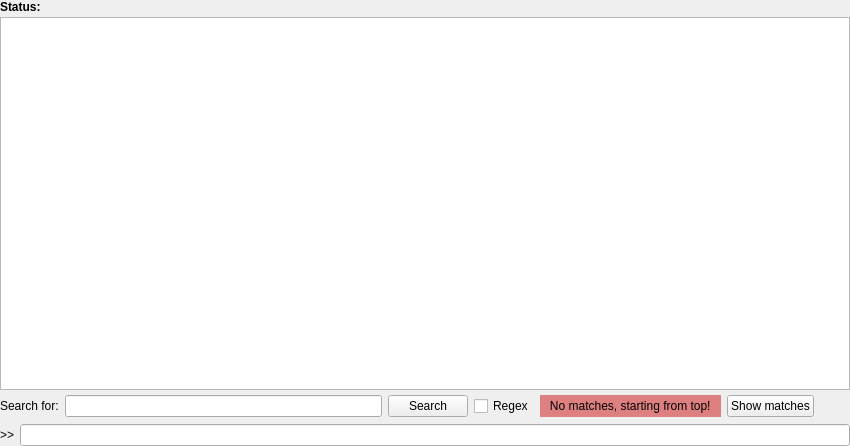
<?xml version="1.0" encoding="UTF-8"?>
<ui version="4.0">
 <class>Form</class>
 <widget class="QWidget" name="Form">
  <property name="geometry">
   <rect>
    <x>0</x>
    <y>0</y>
    <width>850</width>
    <height>446</height>
   </rect>
  </property>
  <property name="windowTitle">
   <string>Form</string>
  </property>
  <layout class="QVBoxLayout" name="verticalLayout">
   <property name="margin">
    <number>0</number>
   </property>
   <item>
    <layout class="QVBoxLayout" name="outViewLayout">
     <property name="spacing">
      <number>3</number>
     </property>
     <item>
      <widget class="QLabel" name="actionLabel">
       <property name="sizePolicy">
        <sizepolicy hsizetype="Ignored" vsizetype="Preferred">
         <horstretch>0</horstretch>
         <verstretch>0</verstretch>
        </sizepolicy>
       </property>
       <property name="font">
        <font>
         <weight>75</weight>
         <bold>true</bold>
         <strikeout>false</strikeout>
         <kerning>true</kerning>
        </font>
       </property>
       <property name="text">
        <string>Status:</string>
       </property>
       <property name="alignment">
        <set>Qt::AlignLeading|Qt::AlignLeft|Qt::AlignVCenter</set>
       </property>
      </widget>
     </item>
     <item>
      <widget class="MessageView" name="outView">
       <property name="focusPolicy">
        <enum>Qt::TabFocus</enum>
       </property>
       <property name="autoFillBackground">
        <bool>true</bool>
       </property>
       <property name="frameShadow">
        <enum>QFrame::Plain</enum>
       </property>
       <property name="tabChangesFocus">
        <bool>true</bool>
       </property>
       <property name="lineWrapMode">
        <enum>QTextEdit::NoWrap</enum>
       </property>
       <property name="openLinks">
        <bool>false</bool>
       </property>
      </widget>
     </item>
     <item>
      <widget class="QFrame" name="grepPanel">
       <property name="sizePolicy">
        <sizepolicy hsizetype="Preferred" vsizetype="Preferred">
         <horstretch>0</horstretch>
         <verstretch>0</verstretch>
        </sizepolicy>
       </property>
       <property name="frameShape">
        <enum>QFrame::NoFrame</enum>
       </property>
       <property name="frameShadow">
        <enum>QFrame::Raised</enum>
       </property>
       <layout class="QHBoxLayout" name="horizontalLayout_2">
        <property name="leftMargin">
         <number>0</number>
        </property>
        <property name="topMargin">
         <number>2</number>
        </property>
        <property name="rightMargin">
         <number>0</number>
        </property>
        <property name="bottomMargin">
         <number>1</number>
        </property>
        <item>
         <widget class="QLabel" name="label_2">
          <property name="text">
           <string>Search for:</string>
          </property>
         </widget>
        </item>
        <item>
         <widget class="HistoryLineEdit" name="grepText"/>
        </item>
        <item>
         <widget class="QPushButton" name="grepSearch">
          <property name="sizePolicy">
           <sizepolicy hsizetype="Minimum" vsizetype="Ignored">
            <horstretch>0</horstretch>
            <verstretch>0</verstretch>
           </sizepolicy>
          </property>
          <property name="text">
           <string>Search</string>
          </property>
          <property name="autoDefault">
           <bool>false</bool>
          </property>
         </widget>
        </item>
        <item>
         <widget class="QCheckBox" name="grepRegex">
          <property name="text">
           <string>Regex</string>
          </property>
         </widget>
        </item>
        <item>
         <widget class="QLabel" name="grepNoMatch">
          <property name="palette">
           <palette>
            <active>
             <colorrole role="WindowText">
              <brush brushstyle="SolidPattern">
               <color alpha="255">
                <red>0</red>
                <green>0</green>
                <blue>0</blue>
               </color>
              </brush>
             </colorrole>
             <colorrole role="Button">
              <brush brushstyle="SolidPattern">
               <color alpha="255">
                <red>223</red>
                <green>128</green>
                <blue>128</blue>
               </color>
              </brush>
             </colorrole>
             <colorrole role="Light">
              <brush brushstyle="SolidPattern">
               <color alpha="255">
                <red>255</red>
                <green>226</green>
                <blue>226</blue>
               </color>
              </brush>
             </colorrole>
             <colorrole role="Midlight">
              <brush brushstyle="SolidPattern">
               <color alpha="255">
                <red>239</red>
                <green>177</green>
                <blue>177</blue>
               </color>
              </brush>
             </colorrole>
             <colorrole role="Dark">
              <brush brushstyle="SolidPattern">
               <color alpha="255">
                <red>111</red>
                <green>64</green>
                <blue>64</blue>
               </color>
              </brush>
             </colorrole>
             <colorrole role="Mid">
              <brush brushstyle="SolidPattern">
               <color alpha="255">
                <red>149</red>
                <green>85</green>
                <blue>85</blue>
               </color>
              </brush>
             </colorrole>
             <colorrole role="Text">
              <brush brushstyle="SolidPattern">
               <color alpha="255">
                <red>0</red>
                <green>0</green>
                <blue>0</blue>
               </color>
              </brush>
             </colorrole>
             <colorrole role="BrightText">
              <brush brushstyle="SolidPattern">
               <color alpha="255">
                <red>255</red>
                <green>255</green>
                <blue>255</blue>
               </color>
              </brush>
             </colorrole>
             <colorrole role="ButtonText">
              <brush brushstyle="SolidPattern">
               <color alpha="255">
                <red>0</red>
                <green>0</green>
                <blue>0</blue>
               </color>
              </brush>
             </colorrole>
             <colorrole role="Base">
              <brush brushstyle="SolidPattern">
               <color alpha="255">
                <red>255</red>
                <green>255</green>
                <blue>255</blue>
               </color>
              </brush>
             </colorrole>
             <colorrole role="Window">
              <brush brushstyle="SolidPattern">
               <color alpha="255">
                <red>223</red>
                <green>128</green>
                <blue>128</blue>
               </color>
              </brush>
             </colorrole>
             <colorrole role="Shadow">
              <brush brushstyle="SolidPattern">
               <color alpha="255">
                <red>0</red>
                <green>0</green>
                <blue>0</blue>
               </color>
              </brush>
             </colorrole>
             <colorrole role="AlternateBase">
              <brush brushstyle="SolidPattern">
               <color alpha="255">
                <red>239</red>
                <green>191</green>
                <blue>191</blue>
               </color>
              </brush>
             </colorrole>
             <colorrole role="ToolTipBase">
              <brush brushstyle="SolidPattern">
               <color alpha="255">
                <red>255</red>
                <green>255</green>
                <blue>220</blue>
               </color>
              </brush>
             </colorrole>
             <colorrole role="ToolTipText">
              <brush brushstyle="SolidPattern">
               <color alpha="255">
                <red>0</red>
                <green>0</green>
                <blue>0</blue>
               </color>
              </brush>
             </colorrole>
            </active>
            <inactive>
             <colorrole role="WindowText">
              <brush brushstyle="SolidPattern">
               <color alpha="255">
                <red>0</red>
                <green>0</green>
                <blue>0</blue>
               </color>
              </brush>
             </colorrole>
             <colorrole role="Button">
              <brush brushstyle="SolidPattern">
               <color alpha="255">
                <red>223</red>
                <green>128</green>
                <blue>128</blue>
               </color>
              </brush>
             </colorrole>
             <colorrole role="Light">
              <brush brushstyle="SolidPattern">
               <color alpha="255">
                <red>255</red>
                <green>226</green>
                <blue>226</blue>
               </color>
              </brush>
             </colorrole>
             <colorrole role="Midlight">
              <brush brushstyle="SolidPattern">
               <color alpha="255">
                <red>239</red>
                <green>177</green>
                <blue>177</blue>
               </color>
              </brush>
             </colorrole>
             <colorrole role="Dark">
              <brush brushstyle="SolidPattern">
               <color alpha="255">
                <red>111</red>
                <green>64</green>
                <blue>64</blue>
               </color>
              </brush>
             </colorrole>
             <colorrole role="Mid">
              <brush brushstyle="SolidPattern">
               <color alpha="255">
                <red>149</red>
                <green>85</green>
                <blue>85</blue>
               </color>
              </brush>
             </colorrole>
             <colorrole role="Text">
              <brush brushstyle="SolidPattern">
               <color alpha="255">
                <red>0</red>
                <green>0</green>
                <blue>0</blue>
               </color>
              </brush>
             </colorrole>
             <colorrole role="BrightText">
              <brush brushstyle="SolidPattern">
               <color alpha="255">
                <red>255</red>
                <green>255</green>
                <blue>255</blue>
               </color>
              </brush>
             </colorrole>
             <colorrole role="ButtonText">
              <brush brushstyle="SolidPattern">
               <color alpha="255">
                <red>0</red>
                <green>0</green>
                <blue>0</blue>
               </color>
              </brush>
             </colorrole>
             <colorrole role="Base">
              <brush brushstyle="SolidPattern">
               <color alpha="255">
                <red>255</red>
                <green>255</green>
                <blue>255</blue>
               </color>
              </brush>
             </colorrole>
             <colorrole role="Window">
              <brush brushstyle="SolidPattern">
               <color alpha="255">
                <red>223</red>
                <green>128</green>
                <blue>128</blue>
               </color>
              </brush>
             </colorrole>
             <colorrole role="Shadow">
              <brush brushstyle="SolidPattern">
               <color alpha="255">
                <red>0</red>
                <green>0</green>
                <blue>0</blue>
               </color>
              </brush>
             </colorrole>
             <colorrole role="AlternateBase">
              <brush brushstyle="SolidPattern">
               <color alpha="255">
                <red>239</red>
                <green>191</green>
                <blue>191</blue>
               </color>
              </brush>
             </colorrole>
             <colorrole role="ToolTipBase">
              <brush brushstyle="SolidPattern">
               <color alpha="255">
                <red>255</red>
                <green>255</green>
                <blue>220</blue>
               </color>
              </brush>
             </colorrole>
             <colorrole role="ToolTipText">
              <brush brushstyle="SolidPattern">
               <color alpha="255">
                <red>0</red>
                <green>0</green>
                <blue>0</blue>
               </color>
              </brush>
             </colorrole>
            </inactive>
            <disabled>
             <colorrole role="WindowText">
              <brush brushstyle="SolidPattern">
               <color alpha="255">
                <red>111</red>
                <green>64</green>
                <blue>64</blue>
               </color>
              </brush>
             </colorrole>
             <colorrole role="Button">
              <brush brushstyle="SolidPattern">
               <color alpha="255">
                <red>223</red>
                <green>128</green>
                <blue>128</blue>
               </color>
              </brush>
             </colorrole>
             <colorrole role="Light">
              <brush brushstyle="SolidPattern">
               <color alpha="255">
                <red>255</red>
                <green>226</green>
                <blue>226</blue>
               </color>
              </brush>
             </colorrole>
             <colorrole role="Midlight">
              <brush brushstyle="SolidPattern">
               <color alpha="255">
                <red>239</red>
                <green>177</green>
                <blue>177</blue>
               </color>
              </brush>
             </colorrole>
             <colorrole role="Dark">
              <brush brushstyle="SolidPattern">
               <color alpha="255">
                <red>111</red>
                <green>64</green>
                <blue>64</blue>
               </color>
              </brush>
             </colorrole>
             <colorrole role="Mid">
              <brush brushstyle="SolidPattern">
               <color alpha="255">
                <red>149</red>
                <green>85</green>
                <blue>85</blue>
               </color>
              </brush>
             </colorrole>
             <colorrole role="Text">
              <brush brushstyle="SolidPattern">
               <color alpha="255">
                <red>111</red>
                <green>64</green>
                <blue>64</blue>
               </color>
              </brush>
             </colorrole>
             <colorrole role="BrightText">
              <brush brushstyle="SolidPattern">
               <color alpha="255">
                <red>255</red>
                <green>255</green>
                <blue>255</blue>
               </color>
              </brush>
             </colorrole>
             <colorrole role="ButtonText">
              <brush brushstyle="SolidPattern">
               <color alpha="255">
                <red>111</red>
                <green>64</green>
                <blue>64</blue>
               </color>
              </brush>
             </colorrole>
             <colorrole role="Base">
              <brush brushstyle="SolidPattern">
               <color alpha="255">
                <red>223</red>
                <green>128</green>
                <blue>128</blue>
               </color>
              </brush>
             </colorrole>
             <colorrole role="Window">
              <brush brushstyle="SolidPattern">
               <color alpha="255">
                <red>223</red>
                <green>128</green>
                <blue>128</blue>
               </color>
              </brush>
             </colorrole>
             <colorrole role="Shadow">
              <brush brushstyle="SolidPattern">
               <color alpha="255">
                <red>0</red>
                <green>0</green>
                <blue>0</blue>
               </color>
              </brush>
             </colorrole>
             <colorrole role="AlternateBase">
              <brush brushstyle="SolidPattern">
               <color alpha="255">
                <red>223</red>
                <green>128</green>
                <blue>128</blue>
               </color>
              </brush>
             </colorrole>
             <colorrole role="ToolTipBase">
              <brush brushstyle="SolidPattern">
               <color alpha="255">
                <red>255</red>
                <green>255</green>
                <blue>220</blue>
               </color>
              </brush>
             </colorrole>
             <colorrole role="ToolTipText">
              <brush brushstyle="SolidPattern">
               <color alpha="255">
                <red>0</red>
                <green>0</green>
                <blue>0</blue>
               </color>
              </brush>
             </colorrole>
            </disabled>
           </palette>
          </property>
          <property name="autoFillBackground">
           <bool>true</bool>
          </property>
          <property name="text">
           <string>   No matches, starting from top!   </string>
          </property>
         </widget>
        </item>
        <item>
         <widget class="QPushButton" name="grepOccur">
          <property name="text">
           <string>Show matches</string>
          </property>
         </widget>
        </item>
        <item>
         <widget class="QPushButton" name="grepClose">
          <property name="sizePolicy">
           <sizepolicy hsizetype="Fixed" vsizetype="Ignored">
            <horstretch>0</horstretch>
            <verstretch>0</verstretch>
           </sizepolicy>
          </property>
          <property name="minimumSize">
           <size>
            <width>30</width>
            <height>0</height>
           </size>
          </property>
          <property name="maximumSize">
           <size>
            <width>30</width>
            <height>16777215</height>
           </size>
          </property>
          <property name="icon">
           <iconset resource="../../../../resources/nicos-gui.qrc">
            <normaloff>:/close</normaloff>:/close</iconset>
          </property>
          <property name="iconSize">
           <size>
            <width>22</width>
            <height>22</height>
           </size>
          </property>
          <property name="flat">
           <bool>true</bool>
          </property>
         </widget>
        </item>
       </layout>
      </widget>
     </item>
    </layout>
   </item>
   <item>
    <widget class="QFrame" name="inputFrame">
     <property name="frameShape">
      <enum>QFrame::NoFrame</enum>
     </property>
     <property name="frameShadow">
      <enum>QFrame::Raised</enum>
     </property>
     <layout class="QHBoxLayout" name="horizontalLayout">
      <property name="margin">
       <number>0</number>
      </property>
      <item>
       <widget class="QLabel" name="label">
        <property name="text">
         <string>&gt;&gt;</string>
        </property>
        <property name="buddy">
         <cstring>commandInput</cstring>
        </property>
       </widget>
      </item>
      <item>
       <widget class="CommandLineEdit" name="commandInput">
        <property name="autoFillBackground">
         <bool>true</bool>
        </property>
       </widget>
      </item>
     </layout>
    </widget>
   </item>
  </layout>
  <action name="actionGrep">
   <property name="text">
    <string>Find...</string>
   </property>
   <property name="shortcut">
    <string>Ctrl+F</string>
   </property>
  </action>
  <action name="actionPrint">
   <property name="icon">
    <iconset resource="../../../../resources/nicos-gui.qrc">
     <normaloff>:/print</normaloff>:/print</iconset>
   </property>
   <property name="text">
    <string>&amp;Print...</string>
   </property>
   <property name="shortcut">
    <string>Ctrl+P</string>
   </property>
  </action>
  <action name="actionSave">
   <property name="icon">
    <iconset resource="../../../../resources/nicos-gui.qrc">
     <normaloff>:/save</normaloff>:/save</iconset>
   </property>
   <property name="text">
    <string>&amp;Save as...</string>
   </property>
   <property name="shortcut">
    <string>Ctrl+Shift+S</string>
   </property>
  </action>
  <action name="actionCopy">
   <property name="icon">
    <iconset resource="../../../../resources/nicos-gui.qrc">
     <normaloff>:/copy</normaloff>:/copy</iconset>
   </property>
   <property name="text">
    <string>Copy</string>
   </property>
   <property name="toolTip">
    <string>Copy selected text</string>
   </property>
   <property name="shortcut">
    <string>Ctrl+C</string>
   </property>
  </action>
 </widget>
 <customwidgets>
  <customwidget>
   <class>MessageView</class>
   <extends>QTextBrowser</extends>
   <header>nicos.clients.gui.widgets.messageview.h</header>
  </customwidget>
  <customwidget>
   <class>HistoryLineEdit</class>
   <extends>QLineEdit</extends>
   <header>nicos.clients.gui.widgets.lineedit.h</header>
  </customwidget>
  <customwidget>
   <class>CommandLineEdit</class>
   <extends>QLineEdit</extends>
   <header>nicos.clients.gui.widgets.lineedit.h</header>
  </customwidget>
 </customwidgets>
 <resources>
  <include location="../../../../resources/nicos-gui.qrc"/>
 </resources>
 <connections/>
</ui>
